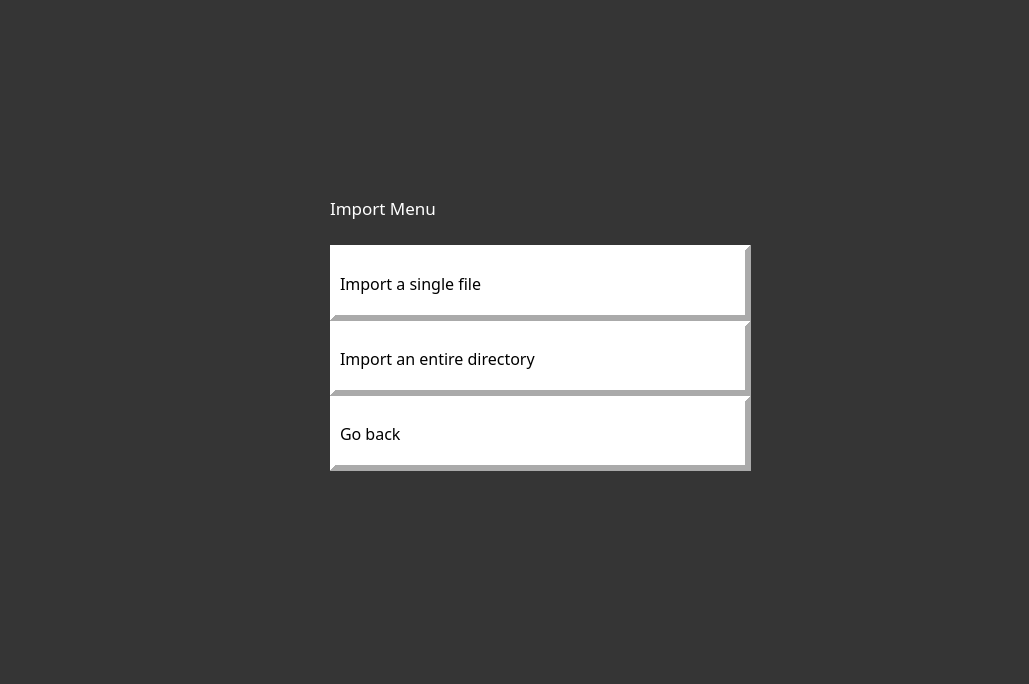
<?xml version="1.0" encoding="UTF-8"?>
<ui version="4.0">
 <class>importmenu_frame</class>
 <widget class="QDialog" name="importmenu_frame">
  <property name="geometry">
   <rect>
    <x>0</x>
    <y>0</y>
    <width>1029</width>
    <height>684</height>
   </rect>
  </property>
  <property name="windowTitle">
   <string>Dialog</string>
  </property>
  <property name="styleSheet">
   <string notr="true">background-color: rgb(53, 53, 53);</string>
  </property>
  <widget class="QWidget" name="layoutWidget">
   <property name="geometry">
    <rect>
     <x>330</x>
     <y>170</y>
     <width>421</width>
     <height>301</height>
    </rect>
   </property>
   <property name="font">
    <font>
     <family>Small Fonts</family>
     <pointsize>12</pointsize>
     <weight>50</weight>
     <italic>false</italic>
     <bold>false</bold>
    </font>
   </property>
   <layout class="QVBoxLayout" name="verticalLayout">
    <property name="spacing">
     <number>0</number>
    </property>
    <item>
     <widget class="QLabel" name="title_lbl">
      <property name="font">
       <font>
        <family>Small Fonts</family>
        <pointsize>13</pointsize>
       </font>
      </property>
      <property name="styleSheet">
       <string notr="true">color: rgb(255, 255, 255);</string>
      </property>
      <property name="frameShape">
       <enum>QFrame::NoFrame</enum>
      </property>
      <property name="frameShadow">
       <enum>QFrame::Plain</enum>
      </property>
      <property name="lineWidth">
       <number>0</number>
      </property>
      <property name="text">
       <string>Import Menu</string>
      </property>
      <property name="margin">
       <number>1</number>
      </property>
     </widget>
    </item>
    <item>
     <widget class="QLabel" name="single_lbl">
      <property name="font">
       <font>
        <family>8514oem</family>
        <pointsize>12</pointsize>
        <weight>50</weight>
        <italic>false</italic>
        <bold>false</bold>
       </font>
      </property>
      <property name="autoFillBackground">
       <bool>false</bool>
      </property>
      <property name="styleSheet">
       <string notr="true">background-color: rgb(255, 255, 255);</string>
      </property>
      <property name="frameShape">
       <enum>QFrame::Panel</enum>
      </property>
      <property name="frameShadow">
       <enum>QFrame::Raised</enum>
      </property>
      <property name="lineWidth">
       <number>6</number>
      </property>
      <property name="text">
       <string>Import a single file</string>
      </property>
      <property name="alignment">
       <set>Qt::AlignLeading|Qt::AlignLeft|Qt::AlignVCenter</set>
      </property>
      <property name="openExternalLinks">
       <bool>false</bool>
      </property>
     </widget>
    </item>
    <item>
     <widget class="QLabel" name="directory_lbl">
      <property name="font">
       <font>
        <family>8514oem</family>
        <pointsize>12</pointsize>
        <weight>50</weight>
        <italic>false</italic>
        <bold>false</bold>
       </font>
      </property>
      <property name="autoFillBackground">
       <bool>false</bool>
      </property>
      <property name="styleSheet">
       <string notr="true">background-color: rgb(255, 255, 255);</string>
      </property>
      <property name="frameShape">
       <enum>QFrame::Panel</enum>
      </property>
      <property name="frameShadow">
       <enum>QFrame::Raised</enum>
      </property>
      <property name="lineWidth">
       <number>6</number>
      </property>
      <property name="text">
       <string>Import an entire directory</string>
      </property>
      <property name="alignment">
       <set>Qt::AlignLeading|Qt::AlignLeft|Qt::AlignVCenter</set>
      </property>
     </widget>
    </item>
    <item>
     <widget class="QLabel" name="goback_lbl">
      <property name="font">
       <font>
        <family>8514oem</family>
        <pointsize>12</pointsize>
        <weight>50</weight>
        <italic>false</italic>
        <bold>false</bold>
       </font>
      </property>
      <property name="autoFillBackground">
       <bool>false</bool>
      </property>
      <property name="styleSheet">
       <string notr="true">background-color: rgb(255, 255, 255);</string>
      </property>
      <property name="frameShape">
       <enum>QFrame::Panel</enum>
      </property>
      <property name="frameShadow">
       <enum>QFrame::Raised</enum>
      </property>
      <property name="lineWidth">
       <number>6</number>
      </property>
      <property name="text">
       <string>Go back</string>
      </property>
      <property name="alignment">
       <set>Qt::AlignLeading|Qt::AlignLeft|Qt::AlignVCenter</set>
      </property>
     </widget>
    </item>
   </layout>
  </widget>
 </widget>
 <resources/>
 <connections/>
</ui>
